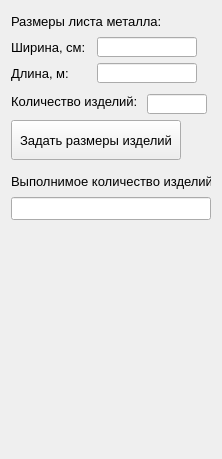
<?xml version="1.0" encoding="UTF-8"?>
<ui version="4.0">
 <class>Widget</class>
 <widget class="QWidget" name="Widget">
  <property name="geometry">
   <rect>
    <x>0</x>
    <y>0</y>
    <width>222</width>
    <height>459</height>
   </rect>
  </property>
  <property name="minimumSize">
   <size>
    <width>210</width>
    <height>300</height>
   </size>
  </property>
  <property name="windowTitle">
   <string>Раскрой листового металла</string>
  </property>
  <property name="autoFillBackground">
   <bool>false</bool>
  </property>
  <layout class="QHBoxLayout" name="horizontalLayout">
   <item>
    <layout class="QVBoxLayout" name="verticalLayout">
     <property name="sizeConstraint">
      <enum>QLayout::SetFixedSize</enum>
     </property>
     <item>
      <widget class="QLabel" name="label">
       <property name="sizePolicy">
        <sizepolicy hsizetype="Fixed" vsizetype="Fixed">
         <horstretch>0</horstretch>
         <verstretch>0</verstretch>
        </sizepolicy>
       </property>
       <property name="minimumSize">
        <size>
         <width>200</width>
         <height>20</height>
        </size>
       </property>
       <property name="maximumSize">
        <size>
         <width>200</width>
         <height>20</height>
        </size>
       </property>
       <property name="font">
        <font>
         <pointsize>10</pointsize>
         <weight>50</weight>
         <bold>false</bold>
        </font>
       </property>
       <property name="text">
        <string>Размеры листа металла:</string>
       </property>
      </widget>
     </item>
     <item>
      <layout class="QFormLayout" name="formLayout_2">
       <property name="sizeConstraint">
        <enum>QLayout::SetFixedSize</enum>
       </property>
       <property name="fieldGrowthPolicy">
        <enum>QFormLayout::AllNonFixedFieldsGrow</enum>
       </property>
       <property name="rowWrapPolicy">
        <enum>QFormLayout::DontWrapRows</enum>
       </property>
       <property name="labelAlignment">
        <set>Qt::AlignLeading|Qt::AlignLeft|Qt::AlignVCenter</set>
       </property>
       <property name="horizontalSpacing">
        <number>6</number>
       </property>
       <property name="verticalSpacing">
        <number>6</number>
       </property>
       <item row="1" column="0">
        <widget class="QLabel" name="label_2">
         <property name="sizePolicy">
          <sizepolicy hsizetype="Preferred" vsizetype="Preferred">
           <horstretch>0</horstretch>
           <verstretch>0</verstretch>
          </sizepolicy>
         </property>
         <property name="minimumSize">
          <size>
           <width>80</width>
           <height>20</height>
          </size>
         </property>
         <property name="maximumSize">
          <size>
           <width>80</width>
           <height>20</height>
          </size>
         </property>
         <property name="font">
          <font>
           <pointsize>10</pointsize>
          </font>
         </property>
         <property name="text">
          <string>Ширина, см:</string>
         </property>
        </widget>
       </item>
       <item row="1" column="1">
        <widget class="QLineEdit" name="lineEdit_MetalSheet_Width">
         <property name="minimumSize">
          <size>
           <width>100</width>
           <height>20</height>
          </size>
         </property>
         <property name="maximumSize">
          <size>
           <width>100</width>
           <height>15</height>
          </size>
         </property>
         <property name="font">
          <font>
           <pointsize>10</pointsize>
          </font>
         </property>
        </widget>
       </item>
       <item row="2" column="0">
        <widget class="QLabel" name="label_3">
         <property name="sizePolicy">
          <sizepolicy hsizetype="Preferred" vsizetype="Preferred">
           <horstretch>0</horstretch>
           <verstretch>0</verstretch>
          </sizepolicy>
         </property>
         <property name="minimumSize">
          <size>
           <width>80</width>
           <height>20</height>
          </size>
         </property>
         <property name="maximumSize">
          <size>
           <width>80</width>
           <height>20</height>
          </size>
         </property>
         <property name="font">
          <font>
           <pointsize>10</pointsize>
          </font>
         </property>
         <property name="text">
          <string>Длина, м:</string>
         </property>
        </widget>
       </item>
       <item row="2" column="1">
        <widget class="QLineEdit" name="lineEdit_MetalSheet_Length">
         <property name="minimumSize">
          <size>
           <width>100</width>
           <height>20</height>
          </size>
         </property>
         <property name="maximumSize">
          <size>
           <width>100</width>
           <height>15</height>
          </size>
         </property>
         <property name="font">
          <font>
           <pointsize>10</pointsize>
          </font>
         </property>
        </widget>
       </item>
      </layout>
     </item>
     <item>
      <spacer name="verticalSpacer_2">
       <property name="orientation">
        <enum>Qt::Vertical</enum>
       </property>
       <property name="sizeType">
        <enum>QSizePolicy::Fixed</enum>
       </property>
       <property name="sizeHint" stdset="0">
        <size>
         <width>20</width>
         <height>5</height>
        </size>
       </property>
      </spacer>
     </item>
     <item>
      <layout class="QFormLayout" name="formLayout">
       <item row="0" column="0">
        <widget class="QLabel" name="label_4">
         <property name="sizePolicy">
          <sizepolicy hsizetype="Fixed" vsizetype="Fixed">
           <horstretch>0</horstretch>
           <verstretch>0</verstretch>
          </sizepolicy>
         </property>
         <property name="minimumSize">
          <size>
           <width>130</width>
           <height>20</height>
          </size>
         </property>
         <property name="maximumSize">
          <size>
           <width>130</width>
           <height>20</height>
          </size>
         </property>
         <property name="font">
          <font>
           <pointsize>10</pointsize>
           <weight>50</weight>
           <italic>false</italic>
           <bold>false</bold>
          </font>
         </property>
         <property name="text">
          <string>Количество изделий:</string>
         </property>
         <property name="alignment">
          <set>Qt::AlignLeading|Qt::AlignLeft|Qt::AlignTop</set>
         </property>
        </widget>
       </item>
       <item row="0" column="1">
        <widget class="QLineEdit" name="lineEdit_ItemQuantity">
         <property name="maximumSize">
          <size>
           <width>60</width>
           <height>20</height>
          </size>
         </property>
         <property name="font">
          <font>
           <pointsize>10</pointsize>
          </font>
         </property>
        </widget>
       </item>
      </layout>
     </item>
     <item>
      <widget class="QPushButton" name="btn_ItemSizes">
       <property name="sizePolicy">
        <sizepolicy hsizetype="Minimum" vsizetype="Fixed">
         <horstretch>0</horstretch>
         <verstretch>0</verstretch>
        </sizepolicy>
       </property>
       <property name="minimumSize">
        <size>
         <width>170</width>
         <height>40</height>
        </size>
       </property>
       <property name="maximumSize">
        <size>
         <width>170</width>
         <height>40</height>
        </size>
       </property>
       <property name="baseSize">
        <size>
         <width>0</width>
         <height>2</height>
        </size>
       </property>
       <property name="font">
        <font>
         <pointsize>10</pointsize>
        </font>
       </property>
       <property name="text">
        <string>Задать размеры изделий</string>
       </property>
      </widget>
     </item>
     <item>
      <spacer name="verticalSpacer">
       <property name="orientation">
        <enum>Qt::Vertical</enum>
       </property>
       <property name="sizeType">
        <enum>QSizePolicy::Fixed</enum>
       </property>
       <property name="sizeHint" stdset="0">
        <size>
         <width>20</width>
         <height>5</height>
        </size>
       </property>
      </spacer>
     </item>
     <item>
      <widget class="QLabel" name="label_5">
       <property name="minimumSize">
        <size>
         <width>0</width>
         <height>20</height>
        </size>
       </property>
       <property name="font">
        <font>
         <pointsize>10</pointsize>
        </font>
       </property>
       <property name="text">
        <string>Выполнимое количество изделий:</string>
       </property>
      </widget>
     </item>
     <item>
      <widget class="QLineEdit" name="lineEdit_ExecItemQuantity">
       <property name="minimumSize">
        <size>
         <width>0</width>
         <height>20</height>
        </size>
       </property>
       <property name="font">
        <font>
         <pointsize>10</pointsize>
        </font>
       </property>
       <property name="alignment">
        <set>Qt::AlignCenter</set>
       </property>
       <property name="readOnly">
        <bool>true</bool>
       </property>
      </widget>
     </item>
     <item>
      <spacer name="verticalSpacer_3">
       <property name="orientation">
        <enum>Qt::Vertical</enum>
       </property>
       <property name="sizeType">
        <enum>QSizePolicy::Expanding</enum>
       </property>
       <property name="sizeHint" stdset="0">
        <size>
         <width>20</width>
         <height>5</height>
        </size>
       </property>
      </spacer>
     </item>
    </layout>
   </item>
  </layout>
 </widget>
 <layoutdefault spacing="6" margin="11"/>
 <resources/>
 <connections/>
</ui>
